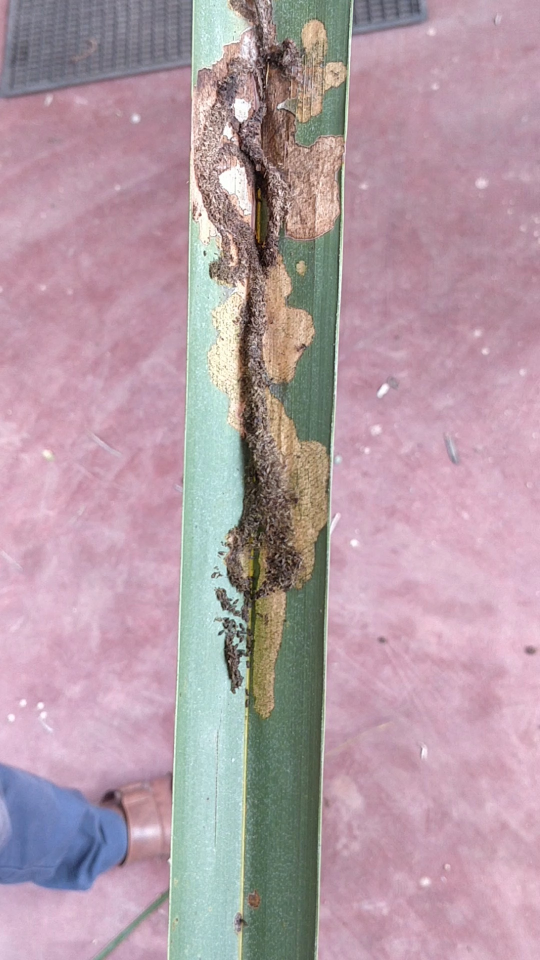
#> input picture backend/crowdsourcing_intelligence_backend/python/temp/1778246797123-test7.jpg, 1080 x 1920 px (shown at 1/2 size)
$ python -i preprocessing.py   (imports and definitions only)
#> lines starting #> are read from the running program, lines starting #| are printed output that depends on the picture
"""
core/preprocessing.py
======================
Reproduces, pixel-for-pixel, the preprocessing used in the training notebook
(WCLWDDataset._opencv_preprocess / preprocess_manual_image, Sections 5 & 10):

    1. Read as BGR, convert to RGB
    2. cv2.fastNlMeansDenoisingColored
    3. CLAHE contrast enhancement on the L channel (Lab colour space)
    4. Resize to IMG_SIZE x IMG_SIZE (INTER_AREA)
    5. Scale to [0, 1] and normalize with ImageNet mean/std

Using different preprocessing than training would silently degrade accuracy
and desync the OOD/ABCD statistics, so nothing here should be changed without
re-running the corresponding notebook cells and re-exporting the artifacts.
"""
import cv2
import numpy as np
import torch

IMAGENET_MEAN = np.array([0.485, 0.456, 0.406], dtype=np.float32)
IMAGENET_STD = np.array([0.229, 0.224, 0.225], dtype=np.float32)


def opencv_preprocess(filepath, img_size):
    """Denoise + CLAHE + resize. Returns an HxWx3 uint8 RGB array."""
#> called with img_size = 224
    #Reading the image
    img = cv2.imread(filepath, cv2.IMREAD_COLOR)
#> img is the input picture: shape (1920, 1080, 3); mean B, G, R 166, 156.2, 180
    if img is None:
        raise FileNotFoundError(f"Could not read image: {filepath}")

    #converting the image
    img = cv2.cvtColor(img, cv2.COLOR_BGR2RGB)
    #Denoising
    img = cv2.fastNlMeansDenoisingColored(img, None, 3, 3, 7, 21)

    lab = cv2.cvtColor(img, cv2.COLOR_RGB2LAB)
#> lab: shape (1920, 1080, 3); mean of channels 0, 1, 2 169.8, 138.5, 126.5
    l, a, b = cv2.split(lab)
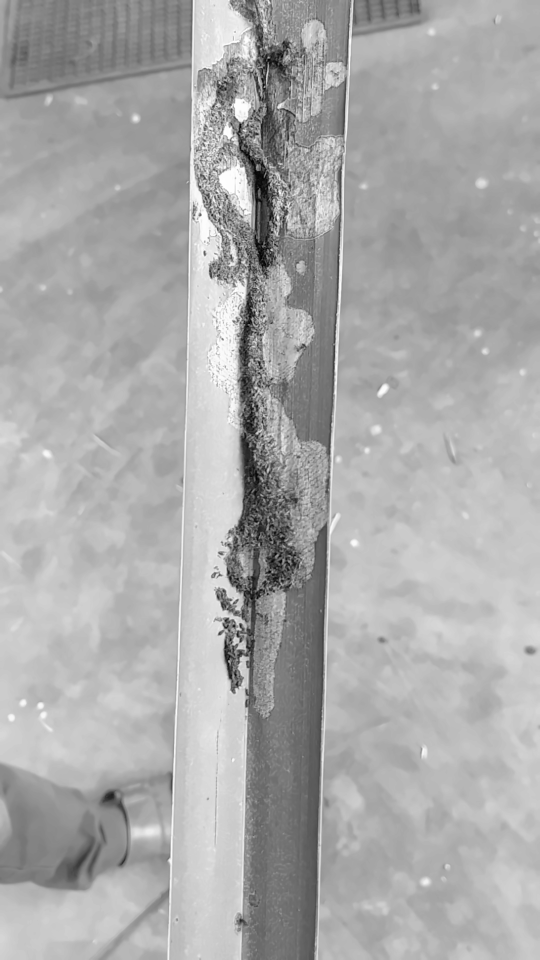
#> l: shape (1920, 1080) (shown at 1/2 size); min 0, max 254, mean 169.8
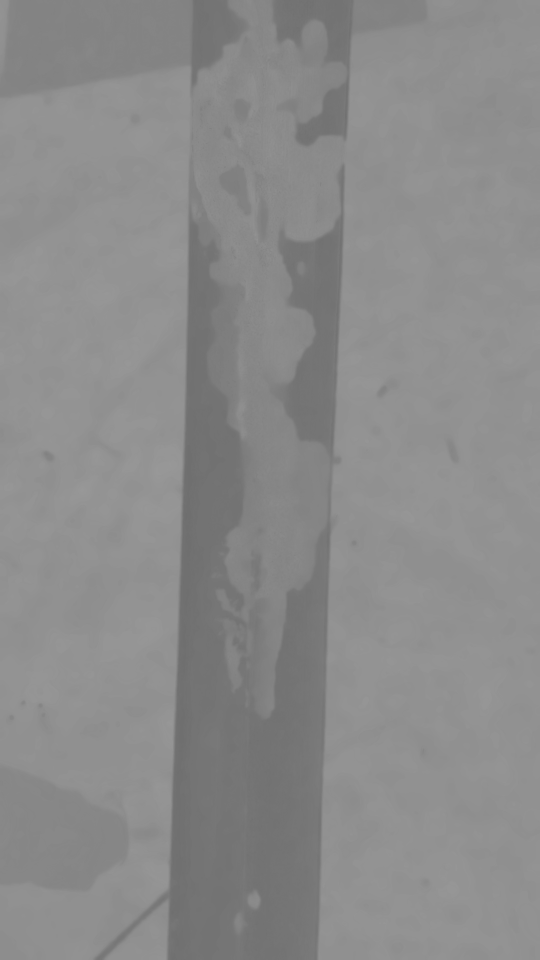
#> a: shape (1920, 1080) (shown at 1/2 size); min 110, max 152, mean 138.5
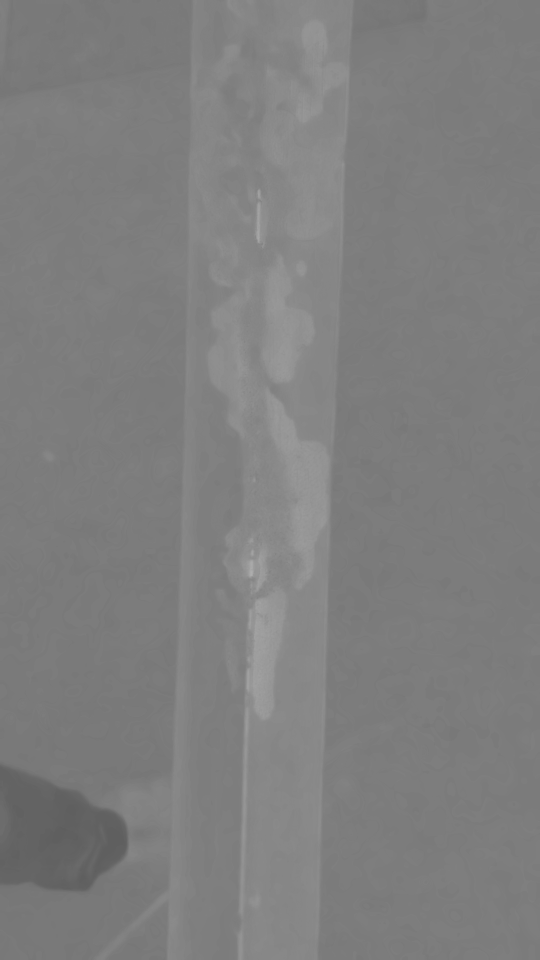
#> b: shape (1920, 1080) (shown at 1/2 size); min 94, max 175, mean 126.5
    #CLAHE (Contrast Limited Adaptive Histogram Equalization) contrast enhancement
    clahe = cv2.createCLAHE(clipLimit=2.0, tileGridSize=(8, 8))
    l = clahe.apply(l)
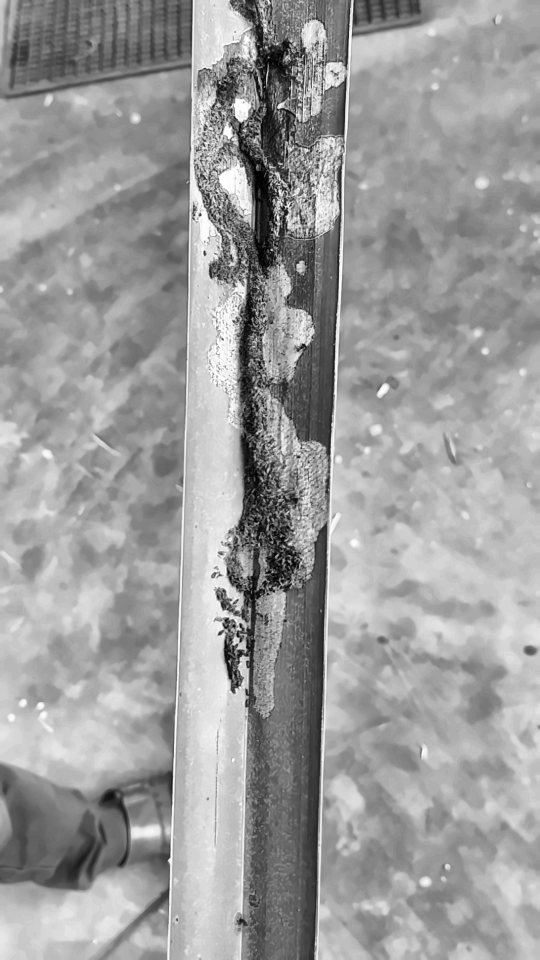
#> l: shape (1920, 1080) (shown at 1/2 size); min 0, max 255, mean 156
    lab = cv2.merge((l, a, b))
#> lab: shape (1920, 1080, 3); mean of channels 0, 1, 2 156, 138.5, 126.5
    img = cv2.cvtColor(lab, cv2.COLOR_LAB2RGB)
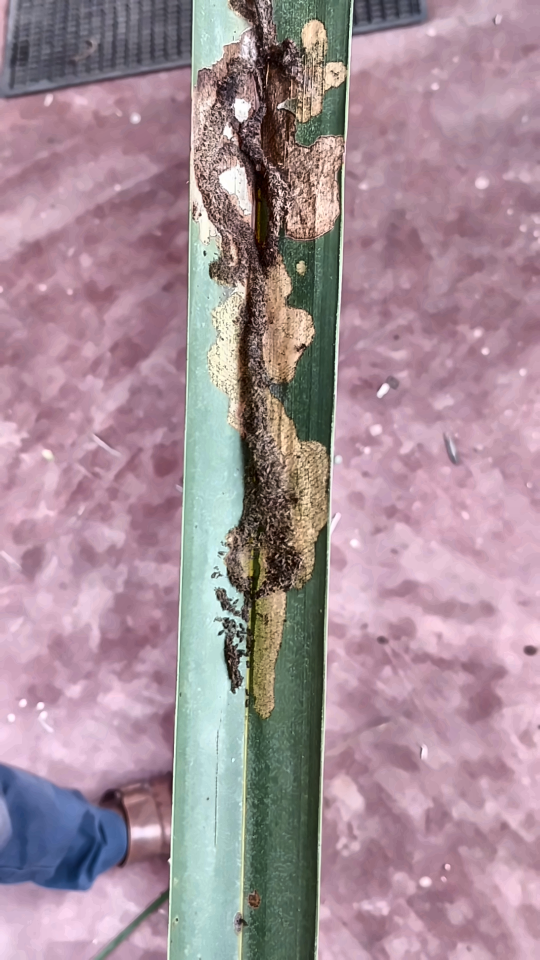
#> img: shape (1920, 1080, 3) (shown at 1/2 size); mean R, G, B 165.6, 142.5, 152

    #Resizing
    img = cv2.resize(img, (img_size, img_size), interpolation=cv2.INTER_AREA)
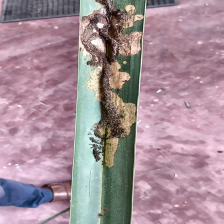
#> img: shape (224, 224, 3); mean R, G, B 165.6, 142.5, 152
    return img


def preprocess_image(filepath, img_size=224):
    """
    Full preprocessing pipeline for a single image on disk.

    Returns:
        tensor:  torch.FloatTensor, shape (3, H, W), ImageNet-normalized --
                 exactly what the model's forward() expects.
        rgb01:   np.float32 array, shape (H, W, 3), values in [0, 1] --
                 the denoise+CLAHE+resized image *before* normalization.
                 This is what Grad-CAM, the WSSS mask, and the ABCD feature
                 extractors all operate on (equivalent to the notebook's
                 `denorm_for_display(image_tensor)` output, computed directly
                 here instead of via a normalize/denormalize round trip).
    """
    img_uint8 = opencv_preprocess(filepath, img_size)
    rgb01 = img_uint8.astype(np.float32) / 255.0

    #image normalization: The code scales pixel values to \([0,1]\) and then normalizes the RGB channels using ImageNet means and standard deviations.
    img_norm = (rgb01 - IMAGENET_MEAN) / IMAGENET_STD #Preprocessed RGB image in the range 0–1, used for visualization, WSSS and ABCD analysis
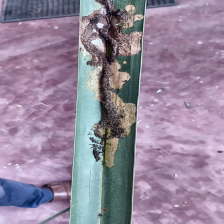
#> img_norm: shape (224, 224, 3) float32; mean R, G, B 0.718, 0.459, 0.846; drawn with min black and max white
    img_norm = np.transpose(img_norm, (2, 0, 1))
#> (the run stopped early here; a loop or call above may not have finished)

$ run again, on backend/crowdsourcing_intelligence_backend/python/temp/1778247655662-test11.jpg
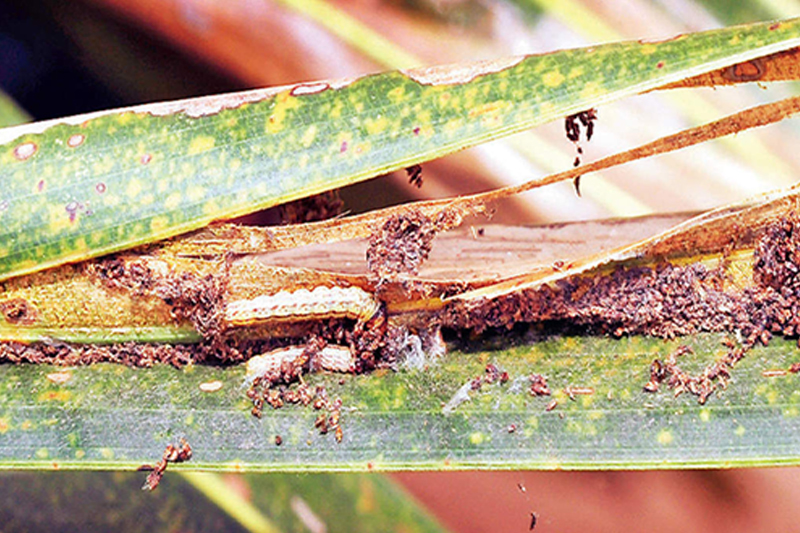
#> input picture backend/crowdsourcing_intelligence_backend/python/temp/1778247655662-test11.jpg, 800 x 533 px
#> in opencv_preprocess, img is the input picture: shape (533, 800, 3); mean B, G, R 129.6, 158.8, 182.2
#> in opencv_preprocess, `img = cv2.cvtColor(lab, cv2.COLOR_LAB2RGB)`:
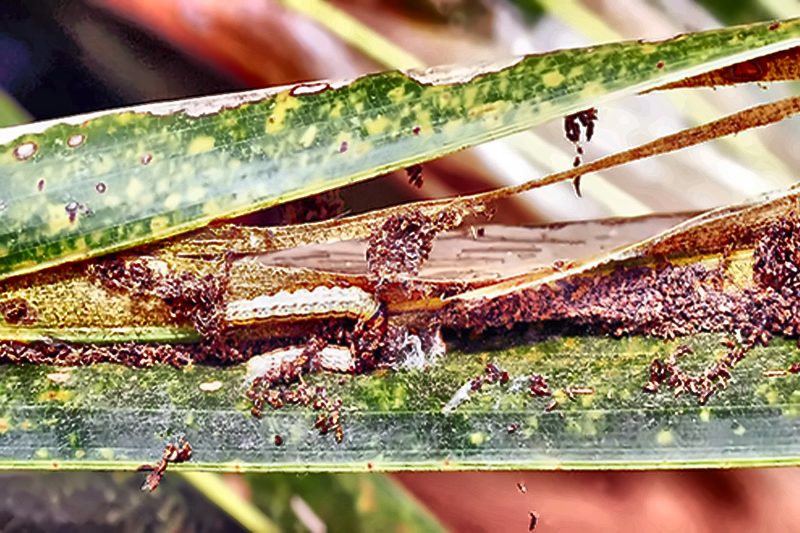
#> img: shape (533, 800, 3); mean R, G, B 157.7, 135.9, 108.1
#> in preprocess_image, `img_norm = (rgb01 - IMAGENET_MEAN) / IMAGENET_STD`:
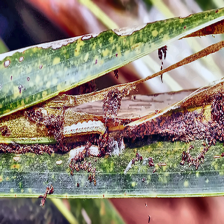
#> img_norm: shape (224, 224, 3) float32; mean R, G, B 0.583, 0.344, 0.0792; drawn with min black and max white
